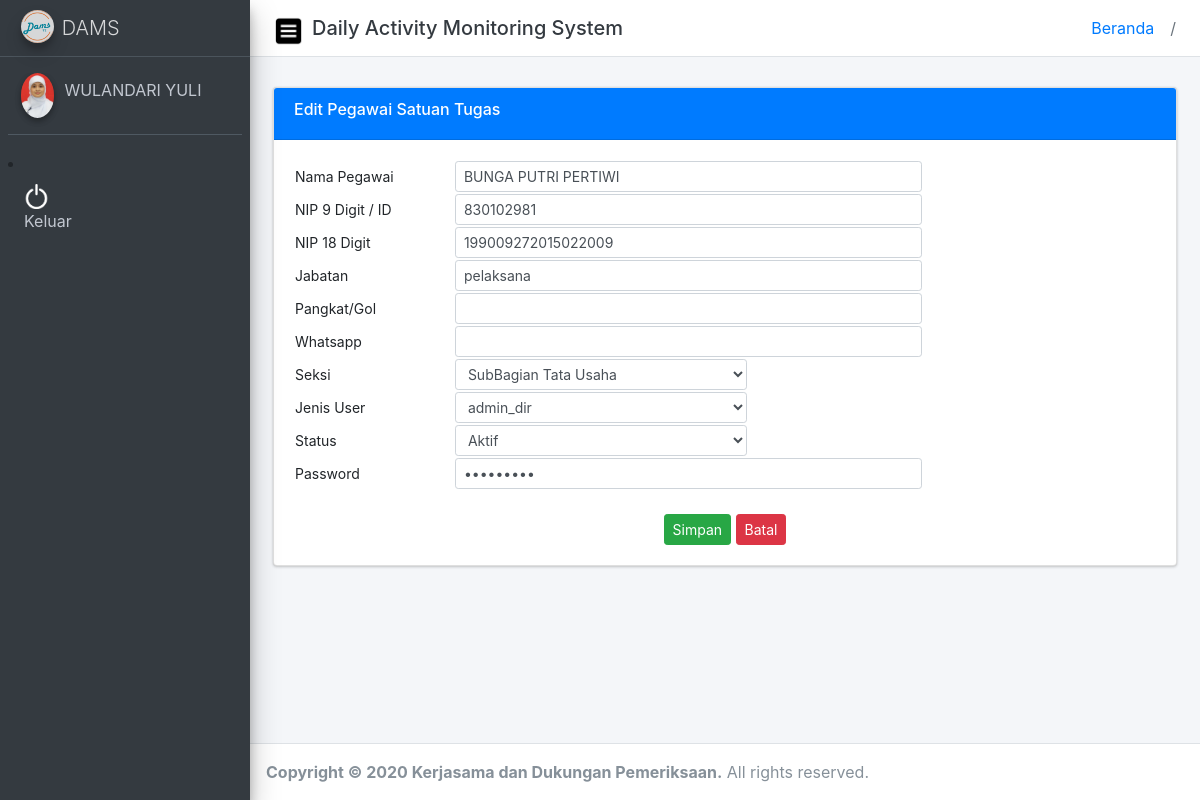
Screenshot of /dams.php?module=view_pegawai&id=30 (signed in) with the database file from the repository.
### tables this page shows
CREATE TABLE `pegawai` (
  `id_peg` int(2) NOT NULL,
  `nip9` varchar(10) NOT NULL,
  `nip18` varchar(25) NOT NULL,
  `nama` varchar(50) NOT NULL,
  `panggil` varchar(20) NOT NULL,
  `panggol` varchar(30) NOT NULL,
  `id_sie` int(2) NOT NULL,
  `motivasi` text NOT NULL,
  `email` varchar(50) NOT NULL,
  `wa` text NOT NULL,
  `pass` varchar(10) NOT NULL,
  `gambar` varchar(50) NOT NULL,
  `jabatan` varchar(20) NOT NULL,
  `jenis_user` varchar(30) NOT NULL,
  `status` varchar(2) NOT NULL
);

CREATE TABLE `id_seksi` (
  `id_sie` int(1) NOT NULL,
  `seksi` varchar(255) NOT NULL,
  `subdit` varchar(255) NOT NULL
);

### module/kepegawaian/view2.php (the view, shortened to what this page needs)
<?php
include("conn.php");
$id_rp = $_GET['id'];
$query = "select a.*,b.seksi,b.subdit from pegawai a left join id_seksi b on a.id_sie= b.id_sie where id_peg='$id_rp'";
$run = mysqli_query($konek,$query);
$data = mysqli_fetch_array($run);
?>
    <section class="content">
      <div class="container-fluid">
        <div class="row">
          <div class="col-md-12">
            <div class="card card-primary">
			<div class="card-header">
                <h6>Edit Pegawai Satuan Tugas </h6>
              </div>
			  <div class="card-body ">
              <form role="form" action="module/kepegawaian/proses_edit.php" method="post">
			<table class="col-md-12 form-control-sm">
				<tr><td>Nama Pegawai</td>
					<td><input  value="<?php echo $data['nama']; ?>"  class="col-md-8 form-control form-control-sm" type="text" name="nama"></td>
				</tr>
				<tr><td>NIP 9 Digit / ID</td>
					<td><input  value="<?php echo $data['nip9']; ?>"  class="col-md-8 form-control form-control-sm" type="text" name="nip9"></td>
				</tr>
				<tr><td>NIP 18 Digit</td>
					<td><input  value="<?php echo $data['nip18']; ?>"  class="col-md-8 form-control form-control-sm" type="text" name="nip18"></td>
				</tr>
				<tr><td>Jabatan</td>
					<td><input  value="<?php echo $data['jabatan']; ?>"  class="col-md-8 form-control form-control-sm" type="text" name="jab"></td>
				</tr>
				<tr><td>Pangkat/Gol</td>
					<td><input  value="<?php echo $data['panggol']; ?>"  class="col-md-8 form-control form-control-sm" type="text" name="panggol"></td>
				</tr>
				<tr><td>Whatsapp</td>
					<td><input  value="<?php echo $data['wa']; ?>"  class="col-md-8 form-control form-control-sm" type="text" name="wa"></td>
				</tr>
				<tr><td>Seksi</td>
				<td><select class="col-md-5 form-control form-control-sm select2bs4" style="width: 100%;" name="id_sie">
						<option value="<?php echo $data['id_sie']; ?>"><?php echo $data['seksi']; ?></option>
				</td></tr>
				<tr><td>Jenis User</td>
				<td><select class="col-md-5 form-control form-control-sm select2bs4" style="width: 100%;" name="jenis_user">
						<option value="<?php echo $data['jenis_user']; ?>"><?php echo $data['jenis_user']; ?></option>
				</td></tr>
				<tr><td>Status</td>
				<td><select class="col-md-5 form-control form-control-sm select2bs4" style="width: 100%;" name="status">
						<option value="<?php echo $data['status']; ?>"><?php if ($data['status']==1){echo 'Aktif';}else{echo 'Mutasi';}; ?></option>
				</td></tr>
				<tr><td>Password</td>
					<td><input  value="<?php echo $data['pass']; ?>"  class="col-md-8 form-control form-control-sm" type="password" name="pass"></td>
				</tr>
			</table>
				<br>
				  <div class="text-center">
                    <button type="submit" class="btn btn-sm btn-success">Simpan</button>
					<a href="?module=kepegawaian" class="btn btn-sm btn-danger">
                      Batal
                    </a>
                  </div>
			</form>
				</div>
			</div>
            </div>
          </div>
        </div>
    </section>
</body>
</html>

### dams.php (shortened to what this page needs)
<!DOCTYPE html>
<?php
include("conn.php");
$user = $_SESSION['nip9'];
$query = "select * from pegawai where nip9 = '$user'";
$run =mysqli_query($konek,$query);
$data=mysqli_fetch_array($run);
$nama = $data['nama'];
$gambar = $data['gambar'];
?>
<html>
<head>
  <link rel="stylesheet" type="text/css" href="css/all.min.css">
  <link rel="stylesheet" href="css/adminlte.min.css">
  <link rel="stylesheet" href="css/fullcalendar.css">
  <link rel="stylesheet" href="css/bootstrap.css">
  <link rel="stylesheet" href="css/dataTables.bootstrap4.css">
  <link rel="stylesheet" href="css/bootstrap-datepicker.min.css">
  <link rel="stylesheet" href="css/bootstrap-datepicker.css">
  <link rel="stylesheet" href="css/icheck-bootstrap.min.css">
  <link rel="stylesheet" href="css/bootstrap-colorpicker.min.css">
  <link rel="stylesheet" href="css/tempusdominus-bootstrap-4.min.css">
  <link rel="stylesheet" href="css/jqvmap.min.css">
  <link rel="stylesheet" href="css/OverlayScrollbars.min.css">
  <link rel="stylesheet" href="css/select2.min.css">
  <link rel="stylesheet" href="css/select2-bootstrap4.min.css">
  <link rel="stylesheet" href="css/bootstrap-duallistbox.min.css">
  <link rel="stylesheet" href="css/summernote-bs4.css">
</head>
<body class="hold-transition sidebar-mini">
<div class="wrapper">
  <nav class="main-header navbar navbar-expand navbar-white navbar-light">
    <ul class="navbar-nav">
      <li class="nav-item">
        <a class="nav-link" data-widget="pushmenu" href="#"><img src="img/sidebar.png" width="30px" height="30px"></a>
      </li>
    </ul>
	 <div class="row">
          <div class="col-sm-12">
            <h5 class="m-0 text-dark">Daily Activity Monitoring System</h5>
          </div>
     </div>
	<?php
		include("breadcrumb.php");
	?>
    <ul class="navbar-nav ml-auto">
        <li class="breadcrumb-item"><a href="#">Beranda</a></li>
        <li class="breadcrumb-item active"><?php echo $bc;?></li>
    </ul>
  </nav>
  <aside class="main-sidebar sidebar-dark-primary elevation-4">
    <a href="" class="brand-link">
      <img src="img/dams1.png"
           alt="Dams Logo"
           class="brand-image img-circle elevation-3"
           style="opacity: .8">
      <span class="brand-text font-weight-light">DAMS</span>
    </a>
    <div class="sidebar">
      <div class="user-panel mt-3 pb-3 mb-3 d-flex">
        <div class="image">
          <img src="img/<?php echo $gambar; ?>" class="img-circle elevation-2" alt="User Image">
        </div>
        <div class="info">
          <a href="?module=profil" class="d-block"><?php echo substr($nama,0,15); ?></a>
        </div>
      </div>
          <li class="nav-item">
            <a href="logout.php" class="nav-link">
              <img src="img/7.png" width="25" height="25">
              <p>
                Keluar
              </p>
            </a>
          </li>
    </div>
  </aside>
  <div class="content-wrapper">
  <section class="content-header">
    </section>
    <section class="content">
	<?php
		include("content.php");
	?>
  <footer class="main-footer">
    <strong>Copyright &copy; 2020 Kerjasama dan Dukungan Pemeriksaan.</strong> All rights
    reserved.
  </footer>
</body>
</html>

### rows the page displays
pegawai: gambar (picture), nama "WULANDARI YULI"
pegawai: nama "BUNGA PUTRI PERTIWI", nip9 "830102981", nip18 "199009272015022009", jab "pelaksana", id_sie "SubBagian Tata Usaha", jenis_user "admin_dir", status "Aktif"
